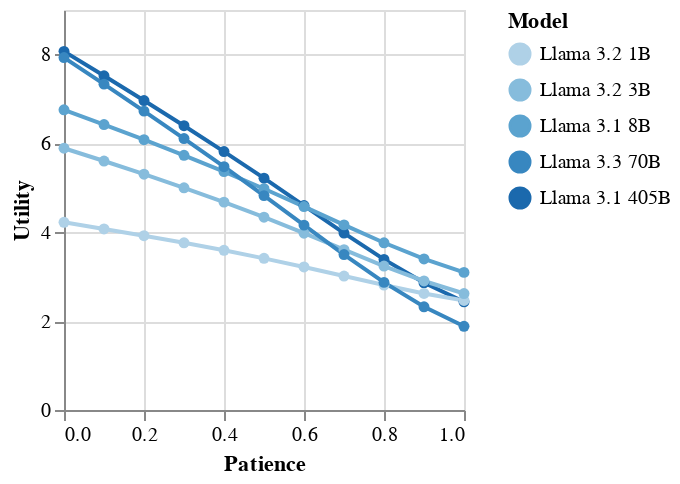

Here is the notebook cell this chart was saved with:
### Code cell
llama_patience_chart = alt.Chart(eval_data[eval_data["model_family"].isin(["Llama"])]).mark_line(point=True).encode(
    x=alt.X('patience:Q', title='Patience'),
    y=alt.Y('mean(utility):Q', title='Utility'),
    color=alt.Color('model_alias:O', title="Model", sort=model_order)
).properties(
    width=200,
    height=200
)

llama_patience_chart.save("plots/llama-patience.json")
llama_patience_chart

### Figure 1 — Vega-Lite specification as saved in the notebook (floating-point values rounded to 4 significant figures)
{"config": {"title": {"font": "TeX Gyre Pagella"}, "axis": {"labelFont": "TeX Gyre Pagella", "titleFont": "TeX Gyre Pagella"}, "header": {"labelFont": "TeX Gyre Pagella", "titleFont": "TeX Gyre Pagella"}, "legend": {"labelFont": "TeX Gyre Pagella", "titleFont": "TeX Gyre Pagella"}, "text": {"labelFont": "TeX Gyre Pagella", "titleFont": "TeX Gyre Pagella", "font": "TeX Gyre Pagella"}}, "data": {"name": "data-7d8ac654ece9d074637bf18d0705fd59"}, "mark": {"type": "line", "point": true}, "encoding": {"color": {"field": "model_alias", "sort": ["Claude 3.5 Haiku", "Claude 3.5 Sonnet", "Claude 3 Opus", "GPT-4o Mini", "GPT-4o", "Gemini 1.5 Pro", "Gemini 2.0 Flash Lite", "Gemini 2.0 Flash", "Gemini 2.0 Pro", "Command R7B", "Command R", "Command R+", "Gemma 2 2B", "Gemma 2 9B", "Gemma 2 27B", "Llama 3.2 1B", "Llama 3.2 3B", "Llama 3.1 8B", "Llama 3.3 70B", "Llama 3.1 405B"], "title": "Model", "type": "ordinal"}, "x": {"field": "patience", "title": "Patience", "type": "quantitative"}, "y": {"aggregate": "mean", "field": "utility", "title": "Utility", "type": "quantitative"}}, "height": 200, "width": 200, "$schema": "https://vega.github.io/schema/vega-lite/v5.20.1.json", "datasets": {"data-7d8ac654ece9d074637bf18d0705fd59": [{"model_family": "Llama", "model_alias": "Llama 3.1 405B", "distinct": 4.195, "utility": 8.069, "patience": 0.0}, {"model_family": "Llama", "model_alias": "Llama 3.1 405B", "distinct": 4.195, "utility": 7.519, "patience": 0.1}, {"model_family": "Llama", "model_alias": "Llama 3.1 405B", "distinct": 4.195, "utility": 6.963, "patience": 0.2}, {"model_family": "Llama", "model_alias": "Llama 3.1 405B", "distinct": 4.195, "utility": 6.396, "patience": 0.3}, {"model_family": "Llama", "model_alias": "Llama 3.1 405B", "distinct": 4.195, "utility": 5.815, "patience": 0.4}, {"model_family": "Llama", "model_alias": "Llama 3.1 405B", "distinct": 4.195, "utility": 5.216, "patience": 0.5}, {"model_family": "Llama", "model_alias": "Llama 3.1 405B", "distinct": 4.195, "utility": 4.6, "patience": 0.6}, {"model_family": "Llama", "model_alias": "Llama 3.1 405B", "distinct": 4.195, "utility": 3.981, "patience": 0.7}, {"model_family": "Llama", "model_alias": "Llama 3.1 405B", "distinct": 4.195, "utility": 3.388, "patience": 0.8}, {"model_family": "Llama", "model_alias": "Llama 3.1 405B", "distinct": 4.195, "utility": 2.863, "patience": 0.9}, {"model_family": "Llama", "model_alias": "Llama 3.1 405B", "distinct": 4.195, "utility": 2.435, "patience": 1.0}, {"model_family": "Llama", "model_alias": "Llama 3.1 8B", "distinct": 6.238, "utility": 6.755, "patience": 0.0}, {"model_family": "Llama", "model_alias": "Llama 3.1 8B", "distinct": 6.238, "utility": 6.424, "patience": 0.1}, {"model_family": "Llama", "model_alias": "Llama 3.1 8B", "distinct": 6.238, "utility": 6.083, "patience": 0.2}, {"model_family": "Llama", "model_alias": "Llama 3.1 8B", "distinct": 6.238, "utility": 5.73, "patience": 0.3}, {"model_family": "Llama", "model_alias": "Llama 3.1 8B", "distinct": 6.238, "utility": 5.363, "patience": 0.4}, {"model_family": "Llama", "model_alias": "Llama 3.1 8B", "distinct": 6.238, "utility": 4.979, "patience": 0.5}, {"model_family": "Llama", "model_alias": "Llama 3.1 8B", "distinct": 6.238, "utility": 4.577, "patience": 0.6}, {"model_family": "Llama", "model_alias": "Llama 3.1 8B", "distinct": 6.238, "utility": 4.165, "patience": 0.7}, {"model_family": "Llama", "model_alias": "Llama 3.1 8B", "distinct": 6.238, "utility": 3.763, "patience": 0.8}, {"model_family": "Llama", "model_alias": "Llama 3.1 8B", "distinct": 6.238, "utility": 3.398, "patience": 0.9}, {"model_family": "Llama", "model_alias": "Llama 3.1 8B", "distinct": 6.238, "utility": 3.096, "patience": 1.0}, {"model_family": "Llama", "model_alias": "Llama 3.2 1B", "distinct": 7.736, "utility": 4.223, "patience": 0.0}, {"model_family": "Llama", "model_alias": "Llama 3.2 1B", "distinct": 7.736, "utility": 4.075, "patience": 0.1}, {"model_family": "Llama", "model_alias": "Llama 3.2 1B", "distinct": 7.736, "utility": 3.921, "patience": 0.2}, {"model_family": "Llama", "model_alias": "Llama 3.2 1B", "distinct": 7.736, "utility": 3.762, "patience": 0.3}, {"model_family": "Llama", "model_alias": "Llama 3.2 1B", "distinct": 7.736, "utility": 3.593, "patience": 0.4}, {"model_family": "Llama", "model_alias": "Llama 3.2 1B", "distinct": 7.736, "utility": 3.412, "patience": 0.5}, {"model_family": "Llama", "model_alias": "Llama 3.2 1B", "distinct": 7.736, "utility": 3.218, "patience": 0.6}, {"model_family": "Llama", "model_alias": "Llama 3.2 1B", "distinct": 7.736, "utility": 3.015, "patience": 0.7}, {"model_family": "Llama", "model_alias": "Llama 3.2 1B", "distinct": 7.736, "utility": 2.811, "patience": 0.8}, {"model_family": "Llama", "model_alias": "Llama 3.2 1B", "distinct": 7.736, "utility": 2.623, "patience": 0.9}, {"model_family": "Llama", "model_alias": "Llama 3.2 1B", "distinct": 7.736, "utility": 2.465, "patience": 1.0}, {"model_family": "Llama", "model_alias": "Llama 3.2 3B", "distinct": 6.104, "utility": 5.89, "patience": 0.0}, {"model_family": "Llama", "model_alias": "Llama 3.2 3B", "distinct": 6.104, "utility": 5.602, "patience": 0.1}, {"model_family": "Llama", "model_alias": "Llama 3.2 3B", "distinct": 6.104, "utility": 5.306, "patience": 0.2}, {"model_family": "Llama", "model_alias": "Llama 3.2 3B", "distinct": 6.104, "utility": 4.999, "patience": 0.3}, {"model_family": "Llama", "model_alias": "Llama 3.2 3B", "distinct": 6.104, "utility": 4.677, "patience": 0.4}, {"model_family": "Llama", "model_alias": "Llama 3.2 3B", "distinct": 6.104, "utility": 4.338, "patience": 0.5}, {"model_family": "Llama", "model_alias": "Llama 3.2 3B", "distinct": 6.104, "utility": 3.979, "patience": 0.6}, {"model_family": "Llama", "model_alias": "Llama 3.2 3B", "distinct": 6.104, "utility": 3.607, "patience": 0.7}, {"model_family": "Llama", "model_alias": "Llama 3.2 3B", "distinct": 6.104, "utility": 3.239, "patience": 0.8}, {"model_family": "Llama", "model_alias": "Llama 3.2 3B", "distinct": 6.104, "utility": 2.903, "patience": 0.9}, {"model_family": "Llama", "model_alias": "Llama 3.2 3B", "distinct": 6.104, "utility": 2.621, "patience": 1.0}, {"model_family": "Llama", "model_alias": "Llama 3.3 70B", "distinct": 3.494, "utility": 7.93, "patience": 0.0}, {"model_family": "Llama", "model_alias": "Llama 3.3 70B", "distinct": 3.494, "utility": 7.332, "patience": 0.1}, {"model_family": "Llama", "model_alias": "Llama 3.3 70B", "distinct": 3.494, "utility": 6.725, "patience": 0.2}, {"model_family": "Llama", "model_alias": "Llama 3.3 70B", "distinct": 3.494, "utility": 6.107, "patience": 0.3}, {"model_family": "Llama", "model_alias": "Llama 3.3 70B", "distinct": 3.494, "utility": 5.474, "patience": 0.4}, {"model_family": "Llama", "model_alias": "Llama 3.3 70B", "distinct": 3.494, "utility": 4.824, "patience": 0.5}, {"model_family": "Llama", "model_alias": "Llama 3.3 70B", "distinct": 3.494, "utility": 4.16, "patience": 0.6}, {"model_family": "Llama", "model_alias": "Llama 3.3 70B", "distinct": 3.494, "utility": 3.498, "patience": 0.7}, {"model_family": "Llama", "model_alias": "Llama 3.3 70B", "distinct": 3.494, "utility": 2.871, "patience": 0.8}, {"model_family": "Llama", "model_alias": "Llama 3.3 70B", "distinct": 3.494, "utility": 2.323, "patience": 0.9}, {"model_family": "Llama", "model_alias": "Llama 3.3 70B", "distinct": 3.494, "utility": 1.883, "patience": 1.0}]}}
